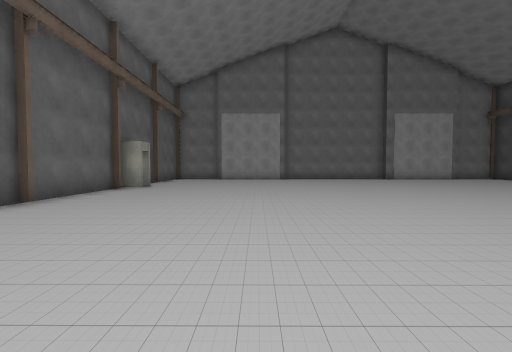
View 1 (above)

17 first-person views from a walk through a 3-D level made in the Unity game engine. The camera is 1.4 m above the floor, tilts 2° down and sees 90° across. Doors are open. The floor is counted in squares, 2 m on a side. Each view is taken from the middle of a square. On the plan, view 1 faces up. The plan holds only what a view shows up to about 9 squares ahead; the rest is blank. The place goes on beyond the plan. The player character is not drawn. Some animated figures are not drawn. Some surface patterns are stand-ins.

View 2
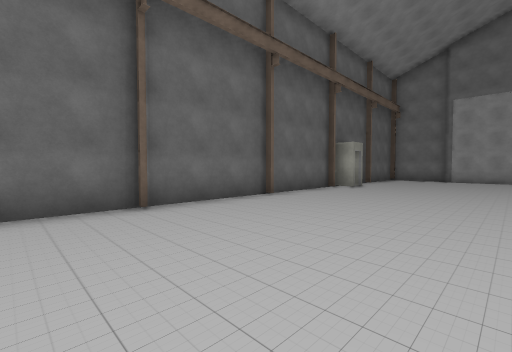

View 3
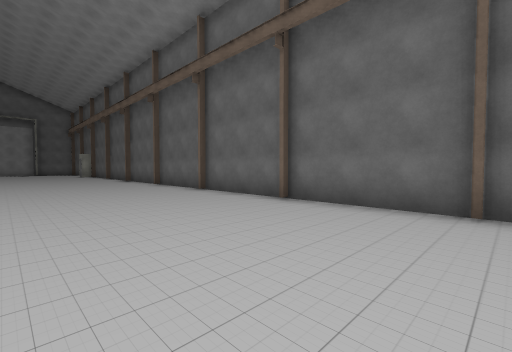

View 4
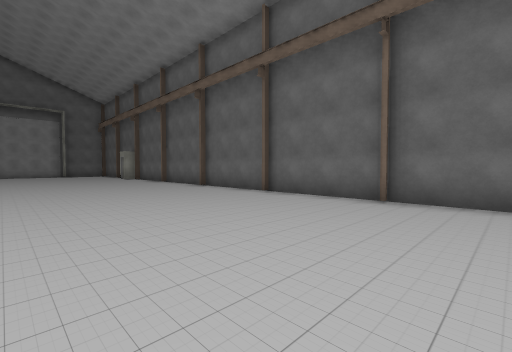

View 5
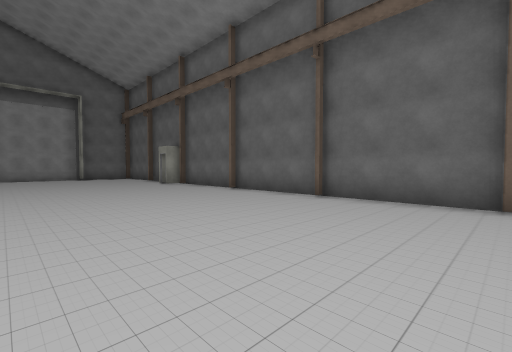

View 6
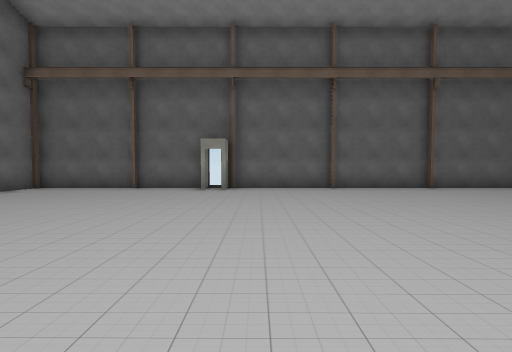

View 7
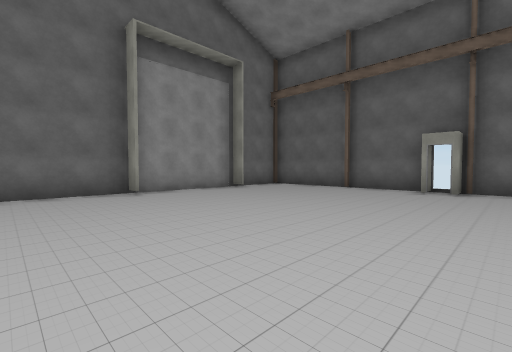

View 8
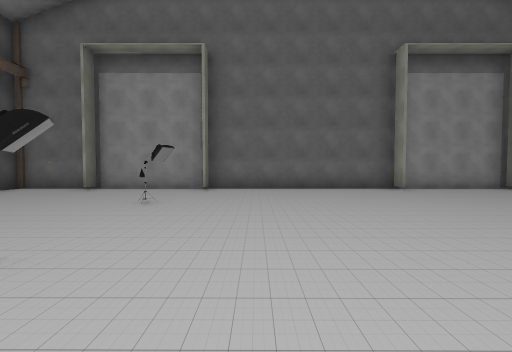

View 9
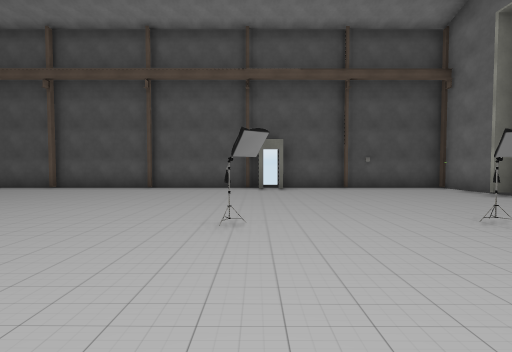

View 10
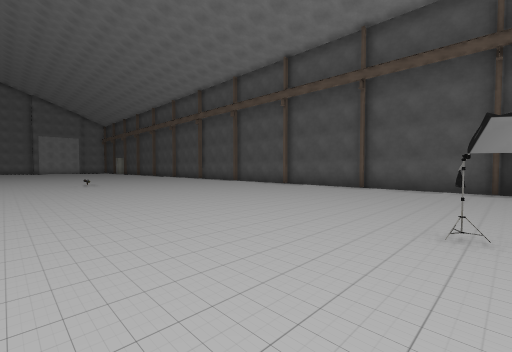

View 11
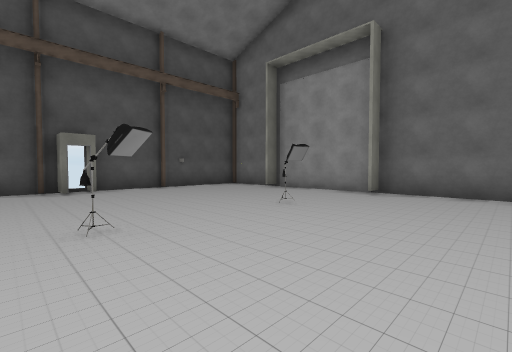

View 12
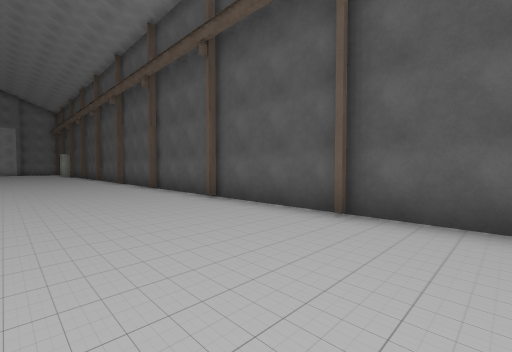

View 13
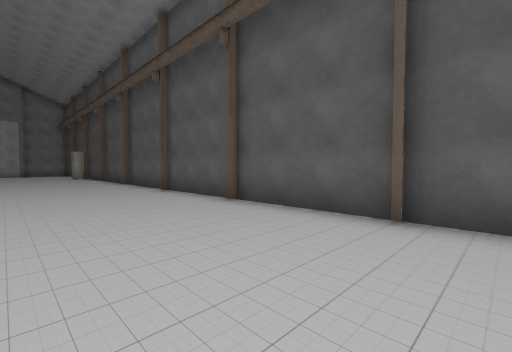

View 14
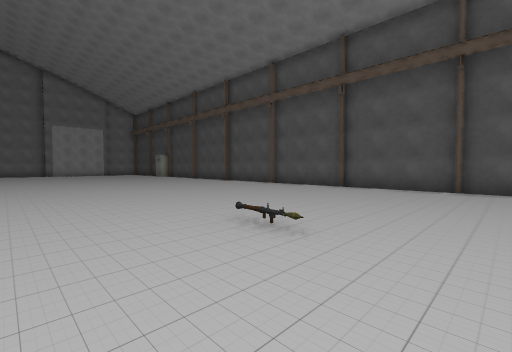

View 15
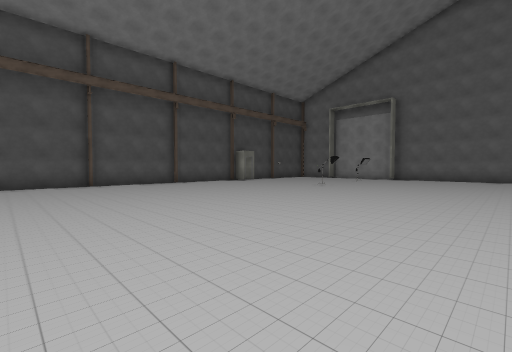

View 16
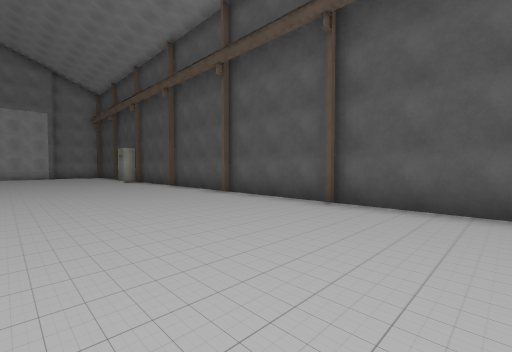

View 17
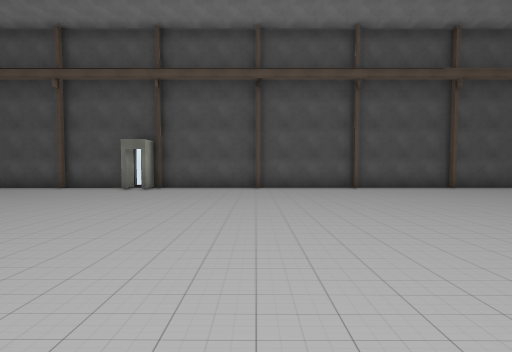

### Floor plan
Points are (right, up) in squares from view 1. A wall is a line through its corners. A room is listed if a view was taken in it or the views show most of it. See-through windows are left out.
Room 1 (views 1, 2, 3, 4, 5, 6, 7, 8, 9, 10, 11, 12, 13, 14, 15, 16, 17)
walls: (12.9, -18.1) (13.6, -18.1) (13.6, 8.5) (12.9, 8.5); (12.9, -18.8) (13.8, -18.8); (-4.6, -17.9) (-3.7, -17.9); (-4.5, -18.7) (-4.5, -24.2) (13.7, -24.2) (13.6, -18.7); (1.6, -23.6) (1.6, -24.3); (7.5, -24.2) (7.5, -23.6); (-3.7, 8.5) (-4.5, 8.5); (-2, -23.6) (-2, -24.2); (-4.6, 8.3) (-4.5, -18.6) (-3.8, -18.6); (13.6, 9) (13.6, 10.5); (13.7, 9.1) (12.9, 9.1); (11.1, -24.3) (11.1, -23.6)
ways out: open door at (-4.5, -18); open door at (-4.5, 9); open door at (13.5, -18.5); open door at (13.5, 9)
objects: other object (8, -21); other object (8, -18)

Positions as (right, up) in squares from view 1, and headings:
1: (0, 0), facing up
2: (0, 0), facing up-left
3: (0, 2), facing down-left
4: (1, -3), facing down-left
5: (1, -8), facing down-left
6: (4, -17), facing left
7: (4, -17), facing down-left
8: (6, -16), facing down
9: (5, -18), facing right
10: (5, -18), facing up-right
11: (5, -17), facing down-right
12: (10, -13), facing up-right
13: (10, -9), facing up-right
14: (5, -9), facing up-right
15: (3, -9), facing down-right
16: (9, -4), facing up-right
17: (5, 5), facing right
